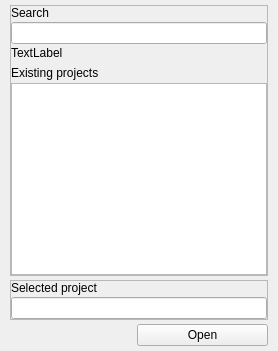
            <widget class="QWidget" name="open_project">
             <layout class="QVBoxLayout" name="verticalLayout_41">
              <property name="spacing">
               <number>4</number>
              </property>
              <property name="leftMargin">
               <number>10</number>
              </property>
              <property name="topMargin">
               <number>5</number>
              </property>
              <property name="rightMargin">
               <number>10</number>
              </property>
              <property name="bottomMargin">
               <number>5</number>
              </property>
              <item>
               <widget class="QFrame" name="frame_2">
                <property name="frameShape">
                 <enum>QFrame::StyledPanel</enum>
                </property>
                <property name="frameShadow">
                 <enum>QFrame::Raised</enum>
                </property>
                <layout class="QVBoxLayout" name="verticalLayout_31">
                 <property name="leftMargin">
                  <number>0</number>
                 </property>
                 <property name="topMargin">
                  <number>0</number>
                 </property>
                 <property name="rightMargin">
                  <number>0</number>
                 </property>
                 <property name="bottomMargin">
                  <number>0</number>
                 </property>
                 <item>
                  <layout class="QVBoxLayout" name="verticalLayout_28">
                   <property name="spacing">
                    <number>2</number>
                   </property>
                   <item>
                    <widget class="QLabel" name="label_28">
                     <property name="text">
                      <string>Search</string>
                     </property>
                    </widget>
                   </item>
                   <item>
                    <widget class="QLineEdit" name="txt_open_search"/>
                   </item>
                   <item>
                    <widget class="QLabel" name="lbl_open_status_search">
                     <property name="text">
                      <string>TextLabel</string>
                     </property>
                    </widget>
                   </item>
                  </layout>
                 </item>
                 <item>
                  <layout class="QVBoxLayout" name="verticalLayout_29">
                   <property name="spacing">
                    <number>3</number>
                   </property>
                   <item>
                    <widget class="QLabel" name="label_29">
                     <property name="text">
                      <string>Existing projects</string>
                     </property>
                    </widget>
                   </item>
                   <item>
                    <widget class="QListWidget" name="list_open_projects"/>
                   </item>
                  </layout>
                 </item>
                </layout>
               </widget>
              </item>
              <item>
               <widget class="QFrame" name="frame_3">
                <property name="frameShape">
                 <enum>QFrame::StyledPanel</enum>
                </property>
                <property name="frameShadow">
                 <enum>QFrame::Raised</enum>
                </property>
                <layout class="QVBoxLayout" name="verticalLayout_40">
                 <property name="leftMargin">
                  <number>0</number>
                 </property>
                 <property name="topMargin">
                  <number>0</number>
                 </property>
                 <property name="rightMargin">
                  <number>0</number>
                 </property>
                 <property name="bottomMargin">
                  <number>0</number>
                 </property>
                 <item>
                  <layout class="QVBoxLayout" name="verticalLayout_30">
                   <property name="spacing">
                    <number>2</number>
                   </property>
                   <item>
                    <widget class="QLabel" name="label_30">
                     <property name="text">
                      <string>Selected project</string>
                     </property>
                    </widget>
                   </item>
                   <item>
                    <widget class="QLineEdit" name="txt_open_selected_project">
                     <property name="readOnly">
                      <bool>true</bool>
                     </property>
                    </widget>
                   </item>
                  </layout>
                 </item>
                </layout>
               </widget>
              </item>
              <item>
               <layout class="QHBoxLayout" name="horizontalLayout_24">
                <item>
                 <spacer name="horizontalSpacer_11">
                  <property name="orientation">
                   <enum>Qt::Horizontal</enum>
                  </property>
                  <property name="sizeHint" stdset="0">
                   <size>
                    <width>40</width>
                    <height>20</height>
                   </size>
                  </property>
                 </spacer>
                </item>
                <item>
                 <widget class="QPushButton" name="btn_open_open_project">
                  <property name="minimumSize">
                   <size>
                    <width>131</width>
                    <height>0</height>
                   </size>
                  </property>
                  <property name="text">
                   <string>Open</string>
                  </property>
                 </widget>
                </item>
               </layout>
              </item>
             </layout>
            </widget>
